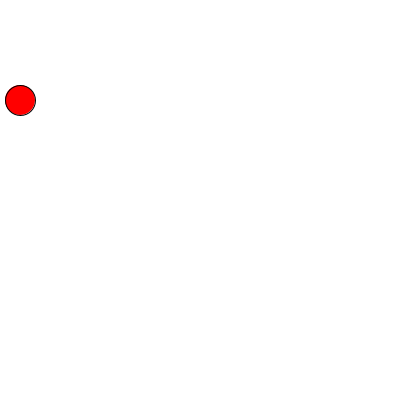
Frame 1 (no input)
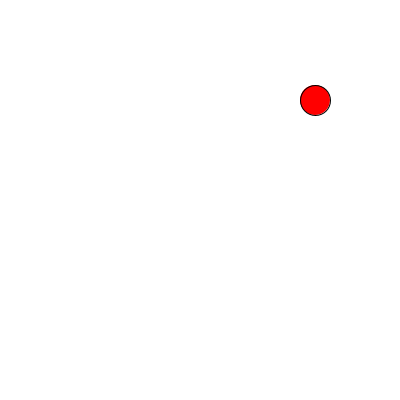
Frame 60 (the mouse pressed at the canvas centre just before this capture)
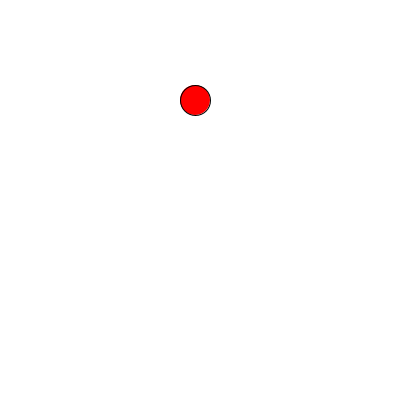
Frame 120 (the mouse held since frame 60 and released just before this capture)

The Processing sketch that drew these frames (run headless with seeded random() and noise(); from frame 60 on, the mouse is pressed at the canvas centre):

// Processing sketch: Ball_03
// ── Ball_03.pde
// Position des Kreises
int xPosition = 15;

// Wert, der in jedem Loop dazugezählt wird. 
// km/h ist bei uns Pixel/Frame...
int speed = 5;

void setup() {
  size(400, 400);
  smooth();
}

void draw() {
  background(255);
  move();
  bounce();
  display();
}

void move() {
  //-> bewege den Ball
  xPosition+=speed;
}

void bounce() {
  //-> bounce den Ball
  if (xPosition > 400 || xPosition < 0) {
    speed*=-1;
  }
}

void display() {
  //-> zeichne den Ball
  fill(255,0,0);
  ellipse(xPosition, 100, 30, 30);
};
